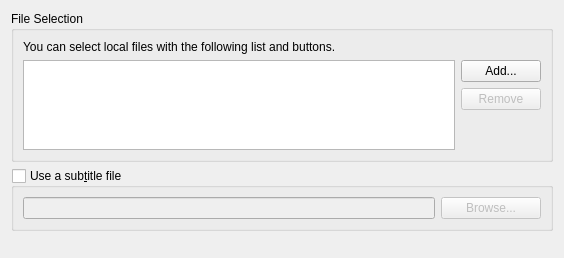
<?xml version="1.0" encoding="UTF-8"?>
<ui version="4.0">
 <author>Jean-Baptiste Kempf</author>
 <class>OpenFile</class>
 <widget class="QWidget" name="OpenFile">
  <property name="geometry">
   <rect>
    <x>0</x>
    <y>0</y>
    <width>564</width>
    <height>258</height>
   </rect>
  </property>
  <property name="sizePolicy">
   <sizepolicy hsizetype="MinimumExpanding" vsizetype="Preferred">
    <horstretch>0</horstretch>
    <verstretch>0</verstretch>
   </sizepolicy>
  </property>
  <property name="windowTitle">
   <string>Open File</string>
  </property>
  <layout class="QGridLayout" name="gridLayout">
   <item row="1" column="0">
    <widget class="QGroupBox" name="subGroupBox">
     <property name="sizePolicy">
      <sizepolicy hsizetype="Preferred" vsizetype="Minimum">
       <horstretch>0</horstretch>
       <verstretch>0</verstretch>
      </sizepolicy>
     </property>
     <property name="title">
      <string>Use a sub&amp;title file</string>
     </property>
     <property name="checkable">
      <bool>true</bool>
     </property>
     <property name="checked">
      <bool>false</bool>
     </property>
     <layout class="QHBoxLayout" name="horizontalLayout_2">
      <item>
       <widget class="QLineEdit" name="subInput">
        <property name="readOnly">
         <bool>true</bool>
        </property>
       </widget>
      </item>
      <item>
       <widget class="QPushButton" name="subBrowseButton">
        <property name="minimumSize">
         <size>
          <width>100</width>
          <height>0</height>
         </size>
        </property>
        <property name="toolTip">
         <string>Select the subtitle file</string>
        </property>
        <property name="text">
         <string>Browse...</string>
        </property>
       </widget>
      </item>
     </layout>
    </widget>
   </item>
   <item row="0" column="0">
    <widget class="QGroupBox" name="tempWidget">
     <property name="toolTip">
      <string>Choose one or more media file to open</string>
     </property>
     <property name="title">
      <string>File Selection</string>
     </property>
     <layout class="QGridLayout" name="gridLayout1">
      <item row="0" column="0" colspan="3">
       <widget class="QLabel" name="label">
        <property name="text">
         <string>You can select local files with the following list and buttons.</string>
        </property>
       </widget>
      </item>
      <item row="1" column="0" rowspan="3" colspan="2">
       <widget class="QListWidget" name="fileListWidg">
        <property name="maximumSize">
         <size>
          <width>16777215</width>
          <height>100</height>
         </size>
        </property>
        <property name="contextMenuPolicy">
         <enum>Qt::DefaultContextMenu</enum>
        </property>
        <property name="verticalScrollBarPolicy">
         <enum>Qt::ScrollBarAsNeeded</enum>
        </property>
        <property name="horizontalScrollBarPolicy">
         <enum>Qt::ScrollBarAlwaysOff</enum>
        </property>
        <property name="editTriggers">
         <set>QAbstractItemView::NoEditTriggers</set>
        </property>
        <property name="alternatingRowColors">
         <bool>true</bool>
        </property>
       </widget>
      </item>
      <item row="1" column="2">
       <widget class="QPushButton" name="fileBrowseButton">
        <property name="text">
         <string>Add...</string>
        </property>
        <property name="icon">
         <iconset>
          <normaloff>:/menu/add.svg</normaloff>:/menu/add.svg</iconset>
        </property>
       </widget>
      </item>
      <item row="2" column="2">
       <widget class="QPushButton" name="removeFileButton">
        <property name="enabled">
         <bool>false</bool>
        </property>
        <property name="sizePolicy">
         <sizepolicy hsizetype="Maximum" vsizetype="Fixed">
          <horstretch>0</horstretch>
          <verstretch>0</verstretch>
         </sizepolicy>
        </property>
        <property name="text">
         <string>Remove</string>
        </property>
        <property name="icon">
         <iconset>
          <normaloff>:/menu/remove.svg</normaloff>:/menu/remove.svg</iconset>
        </property>
       </widget>
      </item>
     </layout>
    </widget>
   </item>
   <item row="2" column="0">
    <spacer>
     <property name="orientation">
      <enum>Qt::Vertical</enum>
     </property>
     <property name="sizeType">
      <enum>QSizePolicy::MinimumExpanding</enum>
     </property>
     <property name="sizeHint" stdset="0">
      <size>
       <width>273</width>
       <height>16</height>
      </size>
     </property>
    </spacer>
   </item>
  </layout>
 </widget>
 <tabstops>
  <tabstop>fileListWidg</tabstop>
  <tabstop>fileBrowseButton</tabstop>
  <tabstop>removeFileButton</tabstop>
 </tabstops>
 <resources/>
 <connections/>
</ui>
